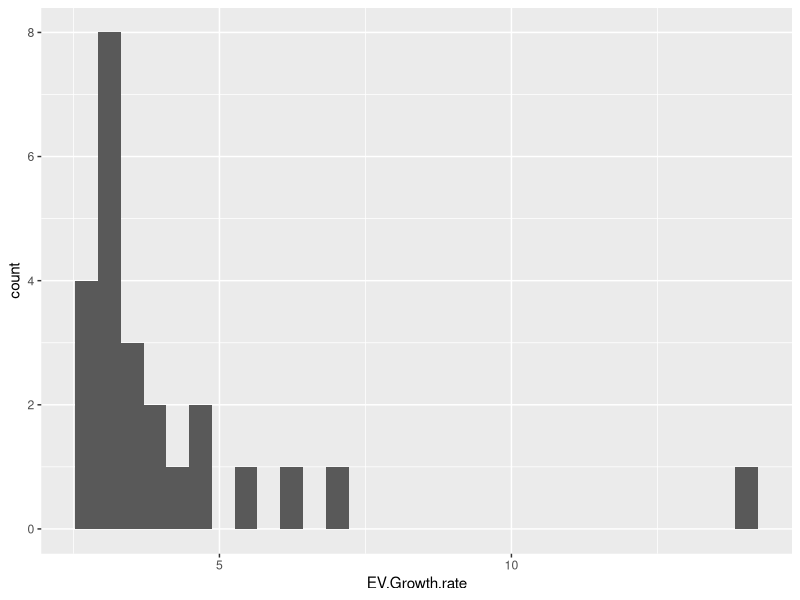
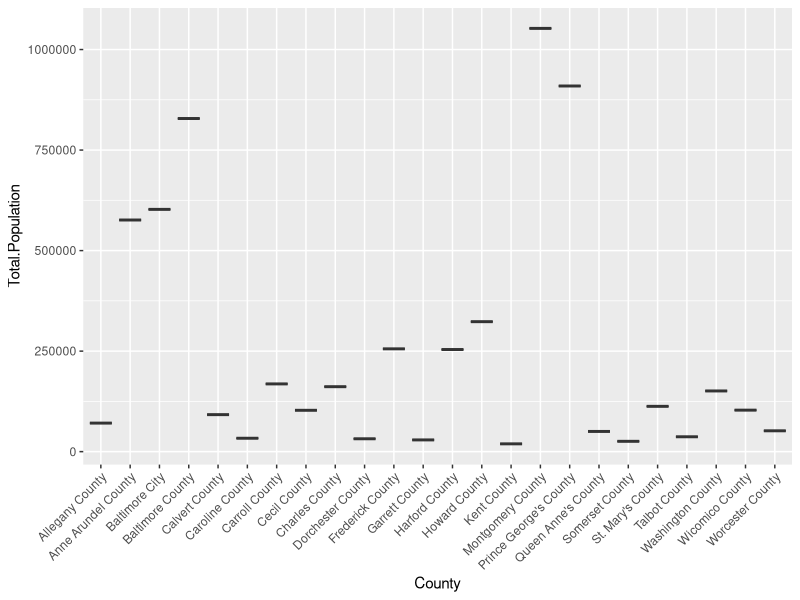
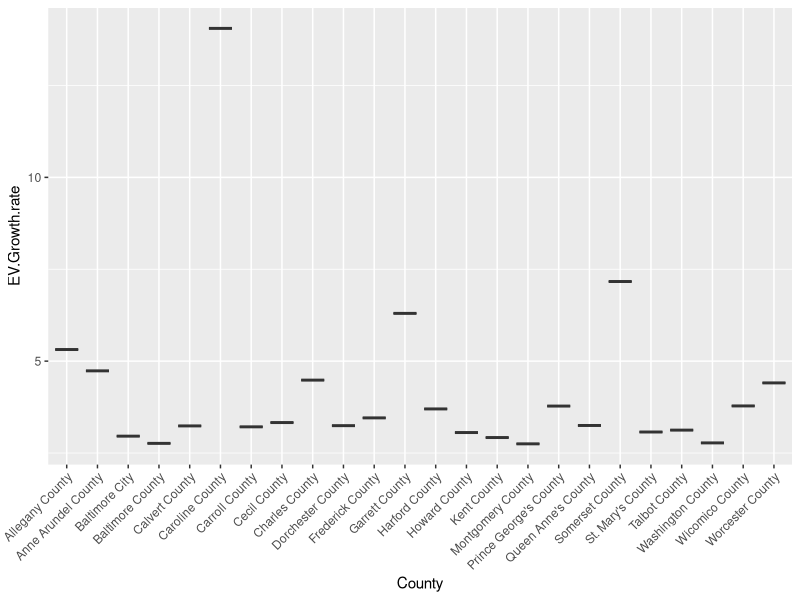
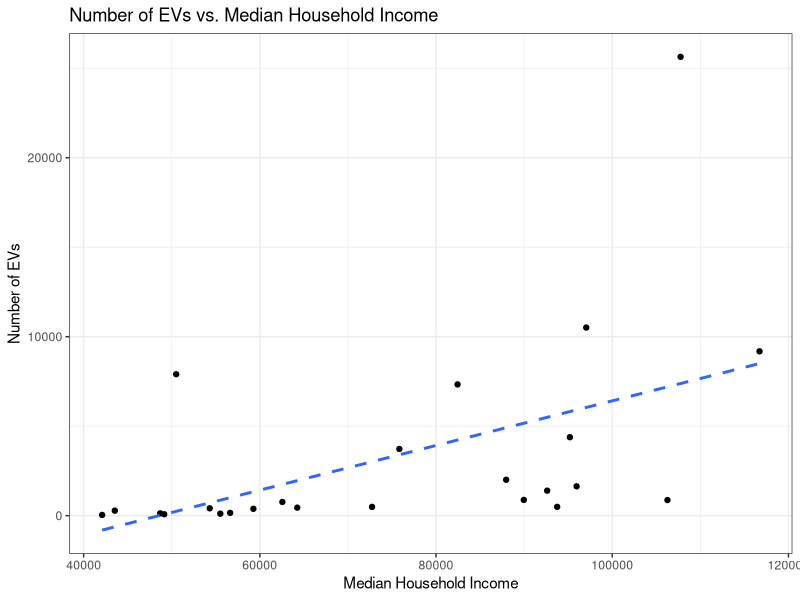
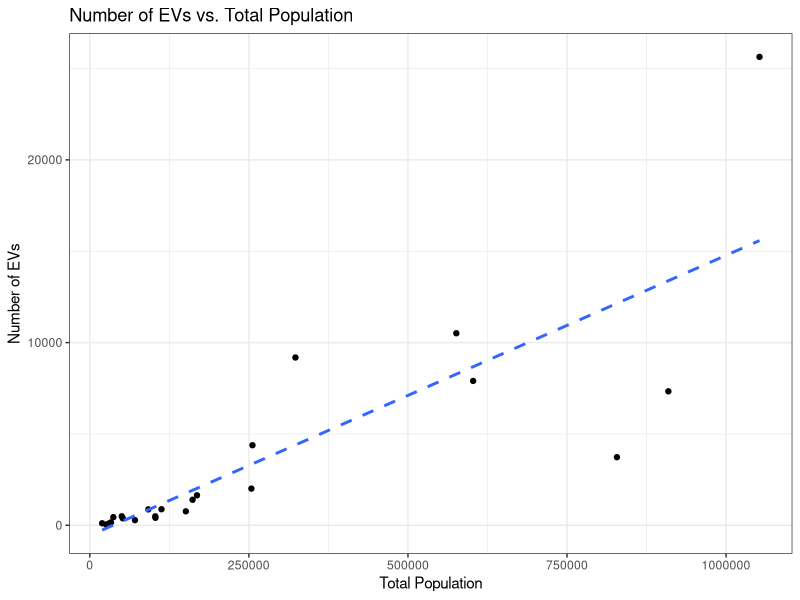
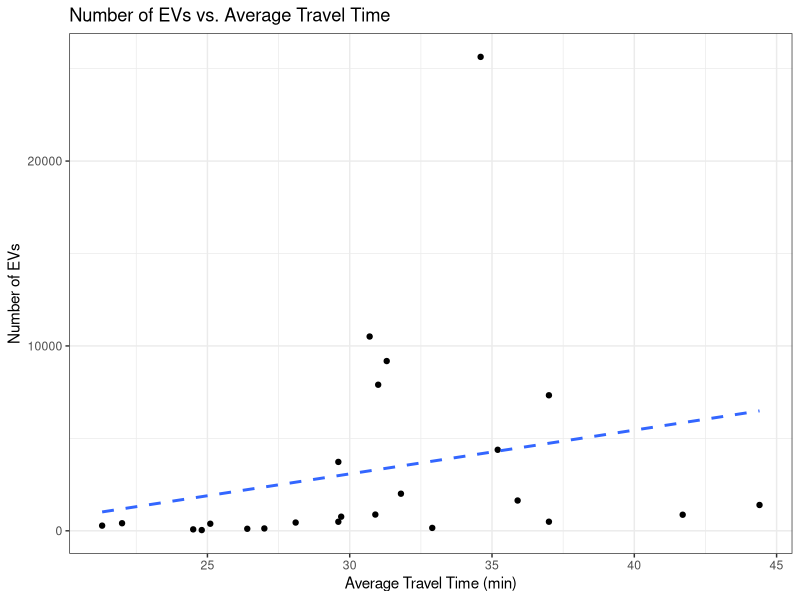
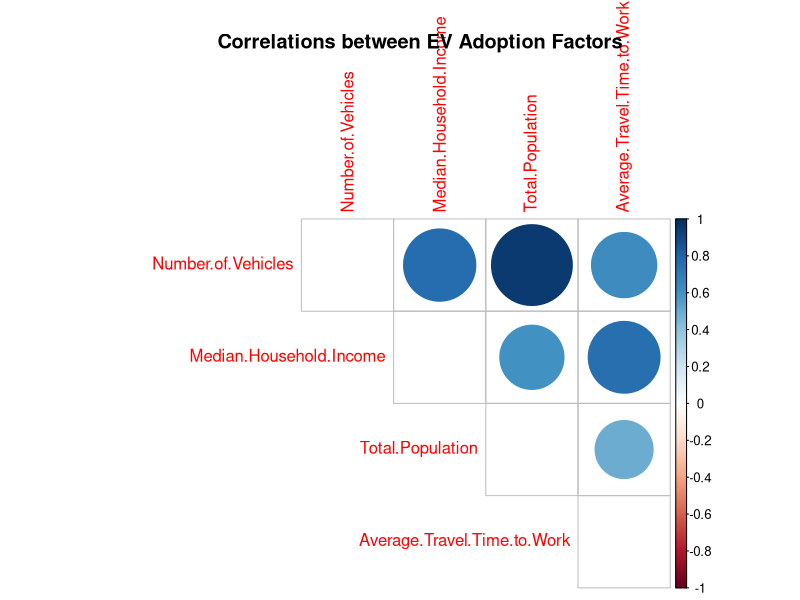

Generate these figures, in order, with R:
## ---- chunk 1
library(tidyverse)
library(dplyr)
library(ggplot2)
library(psych)
library(sf)

## ---- chunk 2
# Set a working directory
setwd("/Users/tangangkenrickakere/Desktop/Datasets")

ev_mdot_data <- read.csv("Capstone Data.csv") 
## ---- chunk 3
summary(ev_mdot_data)
## ---- chunk 4
describe(ev_mdot_data)
## ---- chunk 5
  ggplot(data = ev_mdot_data, aes(x = EV.Growth.rate)) +
  geom_histogram()
## ---- chunk 6
ggplot(data = ev_mdot_data, aes(x = County, y = Total.Population)) +
  geom_boxplot() +
 theme(axis.text.x = element_text(angle = 45, hjust = 1))  # Rotate x-axis labels for better visibility

## ---- chunk 7
ggplot(data = ev_mdot_data, aes(x = County, y = EV.Growth.rate)) +
  geom_boxplot() +
 theme(axis.text.x = element_text(angle = 45, hjust = 1))  # Rotate x-axis labels for better visibility

## ---- chunk 8
# Building a simple linear regression model
model <- lm(Number.of.Vehicles ~ Median.Household.Income + Total.Population + Average.Travel.Time.to.Work, data = ev_mdot_data)
# Summarize model fit and coefficients
summary(model)
## ---- chunk 9
# Create scatter plots for each independent variable
ev_mdot_data %>%
  ggplot(aes(x = Median.Household.Income, y = Number.of.Vehicles)) +
  geom_point() +
  stat_smooth(method = lm, se = FALSE, linetype = "dashed") +
  labs(title = "Number of EVs vs. Median Household Income", x = "Median Household Income", y = "Number of EVs") +
  theme_bw()

ev_mdot_data %>%
  ggplot(aes(x = Total.Population, y = Number.of.Vehicles)) +
  geom_point() +
  stat_smooth(method = lm, se = FALSE, linetype = "dashed") +
  labs(title = "Number of EVs vs. Total Population", x = "Total Population", y = "Number of EVs") +
  theme_bw()

ev_mdot_data %>%
  ggplot(aes(x = Average.Travel.Time.to.Work, y = Number.of.Vehicles)) +
  geom_point() +
  stat_smooth(method = lm, se = FALSE, linetype = "dashed") +
  labs(title = "Number of EVs vs. Average Travel Time", x = "Average Travel Time (min)", y = "Number of EVs") +
  theme_bw()

## ---- chunk 10
# Calculate and format correlation matrix
correlations <- cor(ev_mdot_data[, c("Number.of.Vehicles", "Median.Household.Income", "Total.Population", "Average.Travel.Time.to.Work")], method = "spearman")
correlations <- round(correlations, 2)
diag(correlations) <- 0

# Create heatmap
library(corrplot)
corrplot(correlations, type = "upper", method = "circle") # Show only upper triangle
title("Correlations between EV Adoption Factors")
